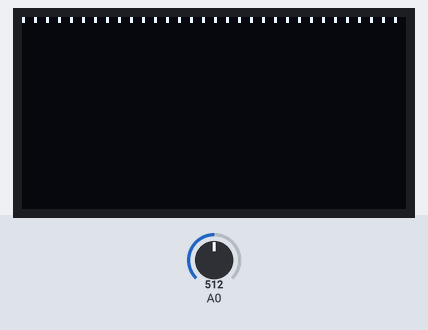
The sketch below on a simulated Arduino Uno, built with avr-gcc and run on an emulated ATmega328P. Shown: 128×64 one-colour display. The inputs (shaded band) are chosen by the test bench; at power-on: A0 = 512.

Above: at 1.2 s.
1.3 s: A0 set to 716
At 2.7 s:
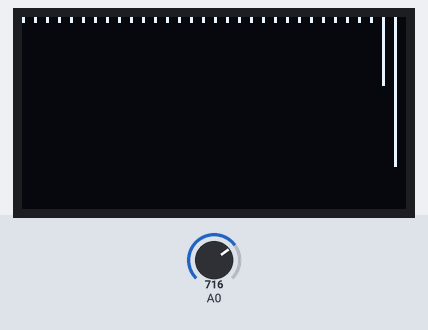
3.0 s: A0 set to 900
At 3.6 s:
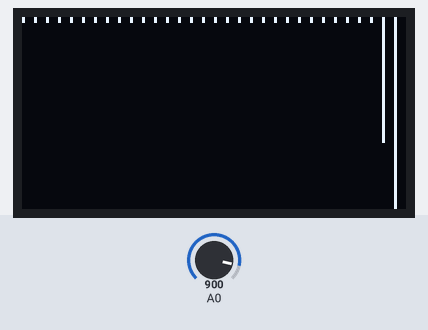
4.7 s: A0 set to 1023
Timing chart, 0 to 7.7 s (numbered marks = the images above; inputs shaded):
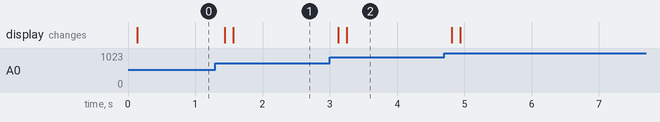

The sketch:

fftoled2.ino
```cpp
/**************************
 * 作者：顾加1
 * 日期：2022年1月19日
 * copy后记得一键三连
 */
#include "arduinoFFT.h"
#include <Adafruit_SSD1306.h>
#define samples 64 //采样点数，2的N次幂
#define halfsamples samples/2
#define NumofCopy halfsamples*sizeof(double)
#define Interval 128/(halfsamples)
Adafruit_SSD1306 display(100);
arduinoFFT FFT = arduinoFFT();

double vReal[samples];
double vImag[samples];
double vTemp[halfsamples];

void setup() {
  setP32();  //设置32分频,加快AD采样
  display.begin(SSD1306_SWITCHCAPVCC, 0x3C);
  display.clearDisplay();
  display.setTextSize(1);
  display.setTextColor(WHITE);
}

void loop() {
//  Serial.println("start:"+String(micros()));
  for(int i=0;i<samples;i++)
  {
    vReal[i]=analogRead(A0)-512;  //采样
    vImag[i] = 0.0;
  }
//  Serial.println("end:"+String(micros()));
  display.clearDisplay();
  FFT.Windowing(vReal, samples, FFT_WIN_TYP_HAMMING, FFT_FORWARD);//加窗
  FFT.Compute(vReal, vImag, samples, FFT_FORWARD);  //计算fft
  FFT.ComplexToMagnitude(vReal, vImag, samples);  //计算幅度
  for(int i=0;i<halfsamples;i++)
  {
    display.drawPixel(i*Interval,vTemp[halfsamples-i-1]*0.007+1, WHITE); //显示
    display.drawLine(i*Interval, 0, i*Interval,vReal[halfsamples-i-1]*0.007, WHITE);
  }
  display.display();
  memcpy(vTemp, vReal, NumofCopy);
  delay(20);  //改为128点时可以注释掉，防止刷新太慢
}
void setP32()//设置32分频
{
  ADCSRA|=(1<<ADPS2);
  ADCSRA&=~(1<<ADPS1);
  ADCSRA|=(1<<ADPS0);
}
void setP16( ) {  //设置16分频，不建议
  ADCSRA |=  (1 << ADPS2);   // 1
  ADCSRA &=  ~(1 << ADPS1);  // 0
  ADCSRA &=  ~(1 << ADPS0);  // 0
}
```

Measured:
- after the input at 1.3 s, the display: first changes after 0.14 s (image 1 shows a later state)
- after the input at 3.0 s, the display: first changes after 0.12 s (image 2 shows a later state)
